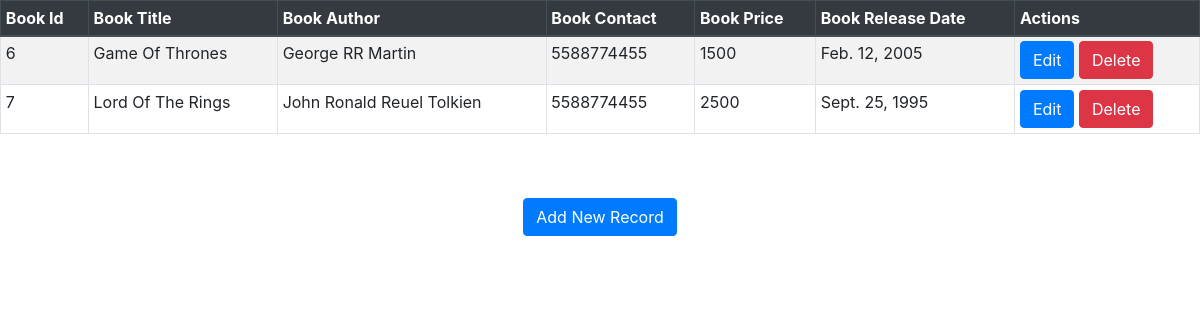
Page /show/ on the committed database.
### app/models.py (models this page shows, shortened)
class Book(models.Model):
  Bid = models.AutoField(primary_key=True)
  Bname = models.CharField(max_length=200)
  Bauthor = models.CharField(max_length=200)
  Bcontact = models.CharField(max_length=15)
  Bprice = models.CharField(max_length=8)
  Breleasedate = models.DateField()
  class Meta:
    db_table = 'book'

### app/views.py (the view)
# urls.py: path('show/', views.show),
def show(request):
  books = Book.objects.all()
  return render(request,'show.html',{ 'books' : books })

### app/templates/show.html (shortened to what this page needs)
<!DOCTYPE html>
<html lang="en">
<head>
  <link rel="stylesheet" href="https://stackpath.bootstrapcdn.com/bootstrap/4.3.1/css/bootstrap.min.css">
</head>
<body>
  <table class= "table table-striped table-bordered table-sm">
    <thead class = "thead-dark">
      <tr>
        <th>Book Id</th>
        <th>Book Title</th>
        <th>Book Author</th>
        <th>Book Contact</th>
        <th>Book Price</th>
        <th>Book Release Date</th>
        <th>Actions</th>
      </tr>
    </thead>
    <tbody>
      {% if not books %}
        <tr align="center">
          <td colspan="7"> No Record Found!!!   </td>
        </tr>
      {% else %}
        {% for book in books %}
          <tr>
            <td>{{book.Bid}}</td>
            <td>{{book.Bname}}</td>
            <td>{{book.Bauthor}}</td>
            <td>{{book.Bcontact}}</td>
            <td>{{book.Bprice}}</td>
            <td>{{book.Breleasedate}}</td>
            <td>
              <a href="/edit/{{ book.Bid }}" class="btn btn-primary"><span class = "glyphicon glyphicon-pencil">Edit</span></a>
              <a href="/delete/{{ book.Bid }}" class="btn btn-danger">Delete</a>
            </td>
          </tr>
        {% endfor %}
      {% endif %}
    </tbody>
  </table>
  <br>
  <br>
  <center><a href="/book" class="btn btn-primary">Add New Record</a></center>
</body>
</html>

### rows in the picture
Book: Bid "6", Bname "Game Of Thrones", Bauthor "George RR Martin", Bcontact "5588774455", Bprice "1500", Breleasedate "Feb. 12, 2005"
Book: Bid "7", Bname "Lord Of The Rings", Bauthor "John Ronald Reuel Tolkien", Bcontact "5588774455", Bprice "2500", Breleasedate "Sept. 25, 1995"
